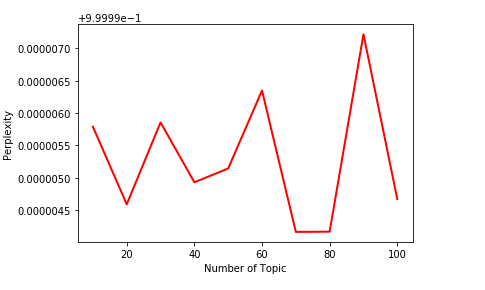

Write the Python code that produced this figure.
# -*- coding: utf-8 -*-
"""
Created on Thu Nov  1 16:46:55 2018

@author: 月神少女
"""

import math
import matplotlib.pyplot as plt

def dictionary_found(wordlist):               #对模型训练出来的词转换成一个词为KEY,概率为值的字典。
    word_dictionary1={}
    for i in range(len(wordlist)):
        if i%2==0:
            if word_dictionary1.__contains__(wordlist[i])==True:
                word_probability=word_dictionary1.get(wordlist[i])
                word_probability=float(word_probability)
                word_dictionary1.update({wordlist[i]:word_probability})
            else:
                word_dictionary1.update({wordlist[i]:wordlist[i+1]})
        else:
            pass
    return word_dictionary1

def look_into_dic(dictionary,testset):          #对于测试集的每一个词，在字典中查找其概率。
    '''Calculates the TF-list for perplexity'''    
    frequency=[]
    letter_list=[]
    a=0.0
    for letter in testset.split():
        if letter not in letter_list:
            letter_list.append(letter)
            letter_frequency=(dictionary.get(letter))
            frequency.append(letter_frequency)
        else:
            pass
    for each in frequency:
        if each!=None:
            a+=float(each)
        else:
            pass
    return a


def f_testset_word_count(testset):                                     #测试集的词数统计
    '''reture the sum of words in testset which is the denominator of the formula of Perplexity'''
    testset_clean=testset.split()
    return (len(testset_clean)-testset.count("\n"))

def f_perplexity(word_frequency,word_count):             #计算困惑度
    '''Search the probability of each word in dictionary
    Calculates the perplexity of the LDA model for every parameter T'''
    duishu=-math.log(word_frequency)
    kuohaoli=duishu/word_count
    perplexity=math.exp(kuohaoli)
    return perplexity

def graph_draw(topic,perplexity):             #做主题数与困惑度的折线图
    x=topic
    y=perplexity
    plt.plot(x,y,color="red",linewidth=2)
    plt.xlabel("Number of Topic")
    plt.ylabel("Perplexity")
    plt.show()


topic=[i for i in range(10,110,10)]
perplexity_list=[]
f1=open('data/cart_text_cut.txt','r', encoding = 'utf-8')      #测试集目录
testset=f1.read()
testset_word_count=f_testset_word_count(testset)         #call the function to count the sum-words in testset
for i in topic:
    dictionary={}
    trace="data/result/topic_word_"+str(i)+".txt"   #模型目录
    f=open(trace,'r', encoding = 'utf-8')
    text=f.readlines()
    word_list=[]
    for line in text:
        if line.startswith("Topic") or line is None:
            continue
        line_clean=line.split()
        word_list.extend(line_clean)
    word_dictionary=dictionary_found(word_list)
    frequency=look_into_dic(word_dictionary,testset)
    perplexity=f_perplexity(frequency,testset_word_count)       
    perplexity_list.append(perplexity)        
graph_draw(topic,perplexity_list)
f.close()
f1.close()
